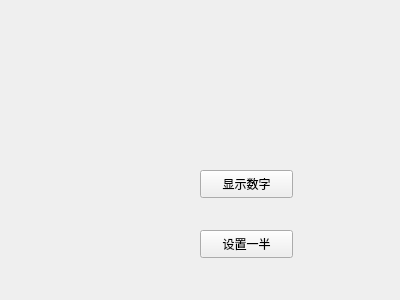
<?xml version="1.0" encoding="UTF-8"?>
<ui version="4.0">
 <class>MainWindow</class>
 <widget class="QMainWindow" name="MainWindow">
  <property name="geometry">
   <rect>
    <x>0</x>
    <y>0</y>
    <width>400</width>
    <height>300</height>
   </rect>
  </property>
  <property name="windowTitle">
   <string>MainWindow</string>
  </property>
  <widget class="QWidget" name="centralWidget">
   <widget class="SmallWidget" name="Mywidget" native="true">
    <property name="geometry">
     <rect>
      <x>110</x>
      <y>70</y>
      <width>221</width>
      <height>51</height>
     </rect>
    </property>
   </widget>
   <widget class="QPushButton" name="btn_show">
    <property name="geometry">
     <rect>
      <x>200</x>
      <y>170</y>
      <width>93</width>
      <height>28</height>
     </rect>
    </property>
    <property name="text">
     <string>显示数字</string>
    </property>
   </widget>
   <widget class="QPushButton" name="btn_half">
    <property name="geometry">
     <rect>
      <x>200</x>
      <y>230</y>
      <width>93</width>
      <height>28</height>
     </rect>
    </property>
    <property name="text">
     <string>设置一半</string>
    </property>
   </widget>
  </widget>
 </widget>
 <layoutdefault spacing="6" margin="11"/>
 <customwidgets>
  <customwidget>
   <class>SmallWidget</class>
   <extends>QWidget</extends>
   <header location="global">smallwidget.h</header>
   <container>1</container>
  </customwidget>
 </customwidgets>
 <resources/>
 <connections/>
</ui>
